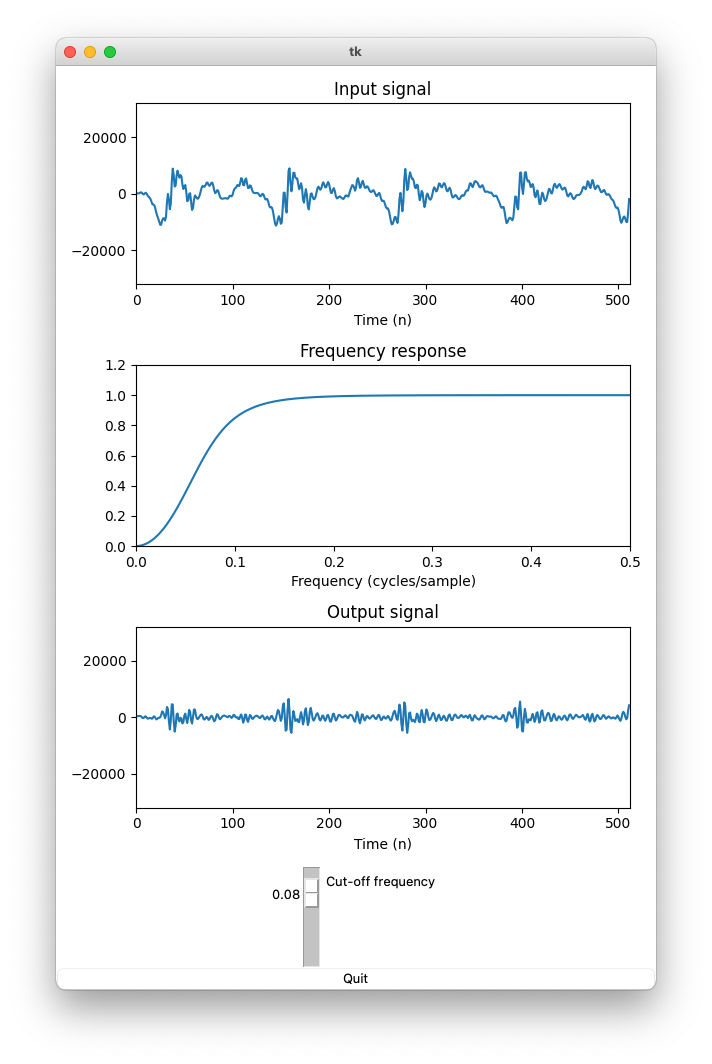

The Python source for this figure:
# filtering_LPF

# Filtering - plot input and output signals, plot frequency response.
# Use slider to adjust filter cut-off frequency.

# Input is from a wave file with looping

import wave
import numpy as np
from scipy.signal import butter, lfilter, freqz
import tkinter as Tk    
import matplotlib.figure
from matplotlib.backends.backend_tkagg import FigureCanvasTkAgg

# Specify wave file (uncomment one of the following)
wavfile = 'author.wav'
# wavfile = 'sines.wav'
print('Name of wave file: %s' % wavfile)

# Open wave file
wf = wave.open( wavfile, 'rb')

# Read wave file properties
RATE        = wf.getframerate()     # Frame rate (frames/second)
WIDTH       = wf.getsampwidth()     # Number of bytes per sample
LEN         = wf.getnframes()       # Signal length
CHANNELS    = wf.getnchannels()     # Number of channels

print('The file has %d channel(s).'         % CHANNELS)
print('The file has %d frames/second.'      % RATE)
print('The file has %d frames.'             % LEN)
print('The file has %d bytes per sample.'   % WIDTH)

# Block length : number of frames per block
# BLOCKLEN = 1024
BLOCKLEN = 512

BLOCK_DURATION = 1000.0 * BLOCKLEN/RATE # duration in milliseconds
print('Block length: %d' % BLOCKLEN)
print('Duration of block in milliseconds: %.2f' % BLOCK_DURATION)

def fun_quit():
  global CONTINUE
  print('Good bye')
  CONTINUE = False

# Filter Settings

ORDER = 2   # Filter order
states = np.zeros(ORDER)
fc_init = 0.1 # Initialization

# DEFINE TKINTER COMPONENTS

root = Tk.Tk()    # Define root before creating figure

cutoff_freq = Tk.DoubleVar()            # Define Tk variable
cutoff_freq.set(fc_init)                   # Initilize

# Set up plotting...

fig1 = matplotlib.figure.Figure()
ax_input = fig1.add_subplot(3, 1, 1)
ax_freqresp = fig1.add_subplot(3, 1, 2)
ax_output = fig1.add_subplot(3, 1, 3)
fig1.set_size_inches((6, 8))  # (width, height)

n = np.arange(BLOCKLEN)
output_block = np.zeros(BLOCKLEN)

# input signal plot
[g_input] = ax_input.plot(n, output_block)
ax_input.set_ylim(-32000, 32000)
ax_input.set_xlim(0, BLOCKLEN)
ax_input.set_xlabel('Time (n)')
ax_input.set_title('Input signal')

# frequency response plot
[om, H] = freqz([0], [1])   # 'zero' filter to set om and H to initialize plot
f = om/(2 * np.pi)
[line_freqresp] = ax_freqresp.plot(f, np.abs(H))
ax_freqresp.set_xlim(0, 0.5)
ax_freqresp.set_ylim(0, 1.2)
ax_freqresp.set_title('Frequency response')
# ax_freqresp.set_title('Cut-off frequency = %f' % cutoff_freq.get())
ax_freqresp.set_xlabel('Frequency (cycles/sample)')

# output signal plot
[g_output] = ax_output.plot(n, output_block)
ax_output.set_ylim(-32000, 32000)
ax_output.set_xlim(0, BLOCKLEN)
ax_output.set_xlabel('Time (n)')
ax_output.set_title('Output signal')

fig1.tight_layout()

my_canvas = FigureCanvasTkAgg(fig1, master = root)  # create canvas linked to GUI
C1 = my_canvas.get_tk_widget()          # create canvas widget
# my_canvas.draw()

B_quit = Tk.Button(root, text = 'Quit', command = fun_quit)

# Update filter when slider is moved
def update_filter(event):
    global a, b
    fc = cutoff_freq.get()
    # [b, a] = butter(ORDER, 2 * fc)
    [b, a] = butter(ORDER, 2 * fc, btype = 'high')
    [om, H] = freqz(b, a)    
    line_freqresp.set_ydata(np.abs(H))
    # fig1.canvas.draw()

S_cutoff = Tk.Scale(root, label = 'Cut-off frequency',
        variable = cutoff_freq, from_ = 0.01, to = 0.49, resolution = 0.01,
        command = update_filter)

# Place widgets
C1.pack()
S_cutoff.pack()
B_quit.pack(fill = Tk.X)


update_filter(None)        # Run callback function to set filter coefficients a and b

CONTINUE = True

while CONTINUE:

    root.update()           # UPDATE TKINTER

    # Get block of samples from wave file
    input_bytes = wf.readframes(BLOCKLEN)

    if len(input_bytes) < WIDTH * BLOCKLEN:
        wf.rewind()
        input_bytes = wf.readframes(BLOCKLEN)

    # Convert binary data to number sequence (tuple)
    input_block = np.frombuffer(input_bytes, dtype = 'int16')

    # filtering
    [output_block, states] = lfilter(b, a, input_block, zi = states)

    g_input.set_ydata(input_block)
    g_output.set_ydata(output_block)
    my_canvas.draw()                  # display the figure
    # fig1.canvas.draw()                  # display the figure
    # Does it matter which draw function we use?

wf.close()

print('* Finished')
